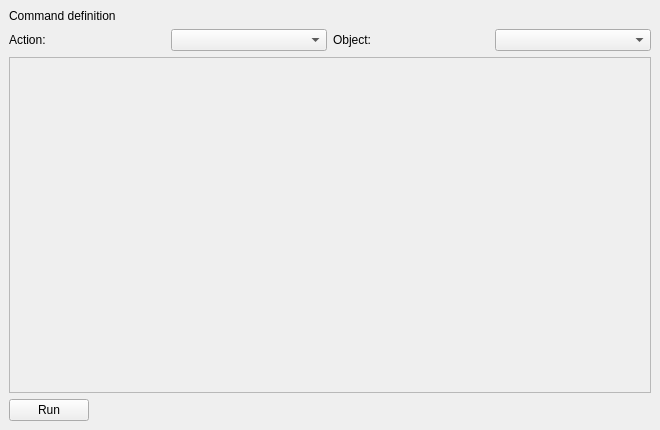
<ui version="4.0" >
 <class>CommandCreate</class>
 <widget class="QWidget" name="CommandCreate" >
  <property name="geometry" >
   <rect>
    <x>0</x>
    <y>0</y>
    <width>660</width>
    <height>430</height>
   </rect>
  </property>
  <property name="windowTitle" >
   <string>Form</string>
  </property>
  <layout class="QVBoxLayout" >
   <property name="margin" >
    <number>9</number>
   </property>
   <property name="spacing" >
    <number>6</number>
   </property>
   <item>
    <widget class="QLabel" name="command_create" >
     <property name="sizePolicy" >
      <sizepolicy>
       <hsizetype>5</hsizetype>
       <vsizetype>0</vsizetype>
       <horstretch>0</horstretch>
       <verstretch>0</verstretch>
      </sizepolicy>
     </property>
     <property name="text" >
      <string>Command definition</string>
     </property>
    </widget>
   </item>
   <item>
    <layout class="QHBoxLayout" >
     <property name="margin" >
      <number>0</number>
     </property>
     <property name="spacing" >
      <number>6</number>
     </property>
     <item>
      <widget class="QLabel" name="label" >
       <property name="text" >
        <string>Action:</string>
       </property>
      </widget>
     </item>
     <item>
      <widget class="QComboBox" name="cbox_action" />
     </item>
     <item>
      <widget class="QLabel" name="label_2" >
       <property name="text" >
        <string>Object:</string>
       </property>
      </widget>
     </item>
     <item>
      <widget class="QComboBox" name="cbox_object" />
     </item>
    </layout>
   </item>
   <item>
    <widget class="QFrame" name="frm_panel" >
     <property name="frameShape" >
      <enum>QFrame::StyledPanel</enum>
     </property>
     <property name="frameShadow" >
      <enum>QFrame::Raised</enum>
     </property>
    </widget>
   </item>
   <item>
    <layout class="QHBoxLayout" >
     <property name="margin" >
      <number>0</number>
     </property>
     <property name="spacing" >
      <number>6</number>
     </property>
     <item>
      <widget class="QPushButton" name="btn_run" >
       <property name="sizePolicy" >
        <sizepolicy>
         <hsizetype>0</hsizetype>
         <vsizetype>0</vsizetype>
         <horstretch>0</horstretch>
         <verstretch>0</verstretch>
        </sizepolicy>
       </property>
       <property name="text" >
        <string>Run</string>
       </property>
      </widget>
     </item>
     <item>
      <spacer>
       <property name="orientation" >
        <enum>Qt::Horizontal</enum>
       </property>
       <property name="sizeHint" >
        <size>
         <width>40</width>
         <height>20</height>
        </size>
       </property>
      </spacer>
     </item>
    </layout>
   </item>
  </layout>
 </widget>
 <resources/>
 <connections>
  <connection>
   <sender>cbox_action</sender>
   <signal>currentIndexChanged(int)</signal>
   <receiver>CommandCreate</receiver>
   <slot>changeAction(int)</slot>
   <hints>
    <hint type="sourcelabel" >
     <x>211</x>
     <y>44</y>
    </hint>
    <hint type="destinationlabel" >
     <x>250</x>
     <y>4</y>
    </hint>
   </hints>
  </connection>
  <connection>
   <sender>cbox_object</sender>
   <signal>currentIndexChanged(int)</signal>
   <receiver>CommandCreate</receiver>
   <slot>changeObject(int)</slot>
   <hints>
    <hint type="sourcelabel" >
     <x>454</x>
     <y>38</y>
    </hint>
    <hint type="destinationlabel" >
     <x>377</x>
     <y>3</y>
    </hint>
   </hints>
  </connection>
  <connection>
   <sender>btn_run</sender>
   <signal>clicked()</signal>
   <receiver>CommandCreate</receiver>
   <slot>pushRunButton()</slot>
   <hints>
    <hint type="sourcelabel" >
     <x>56</x>
     <y>296</y>
    </hint>
    <hint type="destinationlabel" >
     <x>165</x>
     <y>312</y>
    </hint>
   </hints>
  </connection>
 </connections>
</ui>
